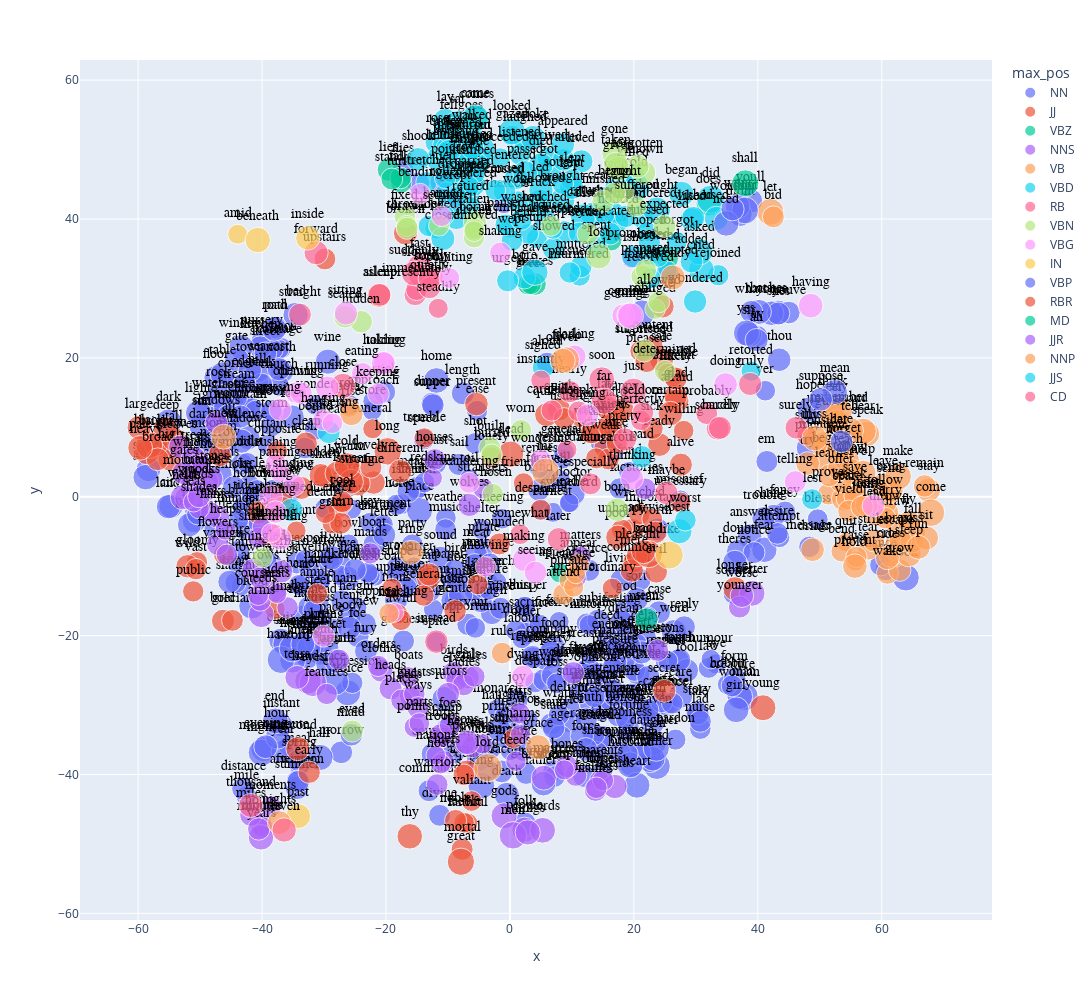

The notebook cell this image was saved under:
### Code cell
px.scatter(OTHERS_COORDS.reset_index().sample(1000), 
           'x', 'y', 
           text='term_str', 
           color='max_pos', 
           hover_name='term_str',          
           size='logn',           
           height=1000, width=1200).update_traces(
                mode='markers+text', 
                textfont=dict(color='black', size=14, family='Arial'),
                textposition='top center')

### Figure 1 — Plotly figure (JSON) as saved in the notebook; plotly's stock layout.template omitted (floating-point values rounded to 4 significant figures; data arrays with more than 128 entries replaced by an {"elided": "..."} marker saying what was removed)
{"data": [{"hovertemplate": "<b>%{hovertext}</b><br><br>max_pos=NN<br>x=%{x}<br>y=%{y}<br>logn=%{marker.size}<br>term_str=%{text}<extra></extra>", "hovertext": {"elided": "428 str values"}, "legendgroup": "NN", "marker": {"color": "#636efa", "size": {"elided": "428 float values"}, "sizemode": "area", "sizeref": 0.02104, "symbol": "circle"}, "mode": "markers+text", "name": "NN", "orientation": "v", "showlegend": true, "text": {"elided": "428 str values"}, "textfont": {"color": "black", "family": "Arial", "size": 14}, "textposition": "top center", "type": "scatter", "x": {"elided": "428 float values"}, "xaxis": "x", "y": {"elided": "428 float values"}, "yaxis": "y"}, {"hovertemplate": "<b>%{hovertext}</b><br><br>max_pos=JJ<br>x=%{x}<br>y=%{y}<br>logn=%{marker.size}<br>term_str=%{text}<extra></extra>", "hovertext": ["mere", "necessary", "fatal", "eager", "weak", "faithful", "quick", "fine", "fat", "safe", "green", "broken", "afraid", "quiet", "awful", "glad", "impossible", "high", "alive", "feeble", "hard", "grim", "common", "evil", "heavy", "long", "able", "gloomy", "sad", "radiant", "strong", "bold", "ordinary", "slight", "stern", "hungry", "difficult", "mortal", "wretched", "slow", "unhappy", "silent", "narrow", "content", "certain", "public", "bright", "huge", "silly", "surprised", "native", "likely", "upstairs", "usual", "various", "superior", "pleasant", "tall", "desperate", "tired", "ancient", "funeral", "deep", "wild", "clean", "dangerous", "sharp", "lofty", "black", "dead", "second", "large", "poor", "secret", "ample", "valiant", "deadly", "yellow", "young", "present", "friendly", "weary", "important", "brazen", "worth", "general", "opposite", "sudden", "keen", "ready", "lonely", "broad", "equal", "good", "warm", "rich", "angry", "wounded", "different", "anxious", "hot", "vast", "upper", "sick", "purple", "late", "noble", "willing", "pleased", "sweet", "gentle", "grecian", "happy", "early", "nice", "great", "forgive", "cool", "tremble", "thy", "bad", "cold", "natural", "pale", "lovely", "brown"], "legendgroup": "JJ", "marker": {"color": "#EF553B", "size": [4.913, 4.625, 4.331, 4.543, 5.308, 4.533, 5.707, 5.823, 5.775, 6.096, 6.608, 6.157, 6.116, 6.028, 4.691, 5.849, 4.431, 7.068, 5.591, 4.466, 6.924, 4.654, 5.73, 5.421, 6.333, 7.976, 5.684, 4.718, 5.704, 4.007, 6.678, 5.576, 4.277, 4.431, 5.142, 5.088, 4.605, 5.112, 4.883, 5.525, 4.754, 5.927, 5.572, 4.543, 6.356, 4.779, 6.05, 5.72, 4.304, 4.934, 4.431, 5.389, 5.05, 4.977, 4.635, 4.234, 5.037, 6.131, 4.585, 5.476, 5.159, 4.234, 6.619, 5.771, 5.407, 4.942, 5.684, 4.407, 7.605, 7.319, 6.052, 6.209, 6.349, 5.595, 4.419, 4.511, 4.29, 5.529, 7.128, 5.883, 4.357, 5.043, 4.543, 4.369, 5.242, 4.771, 4.615, 5.74, 4.094, 5.823, 4.682, 5.46, 4.898, 7.823, 5.841, 5.565, 5.714, 5.1, 5.778, 5.106, 6.333, 4.844, 4.511, 5.17, 5.004, 6.043, 5.147, 4.454, 5.602, 6.454, 5.318, 5.011, 5.565, 5.252, 4.718, 7.836, 5.017, 4.963, 4.407, 6.864, 6.087, 6.846, 4.673, 6.45, 5.03, 5.835], "sizemode": "area", "sizeref": 0.02104, "symbol": "circle"}, "mode": "markers+text", "name": "JJ", "orientation": "v", "showlegend": true, "text": ["mere", "necessary", "fatal", "eager", "weak", "faithful", "quick", "fine", "fat", "safe", "green", "broken", "afraid", "quiet", "awful", "glad", "impossible", "high", "alive", "feeble", "hard", "grim", "common", "evil", "heavy", "long", "able", "gloomy", "sad", "radiant", "strong", "bold", "ordinary", "slight", "stern", "hungry", "difficult", "mortal", "wretched", "slow", "unhappy", "silent", "narrow", "content", "certain", "public", "bright", "huge", "silly", "surprised", "native", "likely", "upstairs", "usual", "various", "superior", "pleasant", "tall", "desperate", "tired", "ancient", "funeral", "deep", "wild", "clean", "dangerous", "sharp", "lofty", "black", "dead", "second", "large", "poor", "secret", "ample", "valiant", "deadly", "yellow", "young", "present", "friendly", "weary", "important", "brazen", "worth", "general", "opposite", "sudden", "keen", "ready", "lonely", "broad", "equal", "good", "warm", "rich", "angry", "wounded", "different", "anxious", "hot", "vast", "upper", "sick", "purple", "late", "noble", "willing", "pleased", "sweet", "gentle", "grecian", "happy", "early", "nice", "great", "forgive", "cool", "tremble", "thy", "bad", "cold", "natural", "pale", "lovely", "brown"], "textfont": {"color": "black", "family": "Arial", "size": 14}, "textposition": "top center", "type": "scatter", "x": [19.97, 27.51, -18.12, -27.72, 15.35, -6.843, 7.923, -22.0, -13.18, 24.46, -54.62, -16.85, 26.95, 5.912, -17.57, 26.75, 25.48, -54.73, 27.58, -7.409, 16.81, -28.63, 19.66, 23.6, -58.58, -19.72, 24.62, -50.49, 19.75, -34.47, -24.56, -46.31, 16.52, -5.196, -27.31, 11.63, 26.32, -7.717, 20.88, -33.65, 18.06, -21.13, -46.82, 23.05, 25.88, -51.11, -57.17, -40.55, 47.93, 21.09, -37.93, 26.78, -29.86, 8.743, -46.15, 0.5436, 20.52, -54.25, 4.944, 13.29, -6.943, -22.14, -55.55, -52.01, -32.9, 15.9, -29.85, -39.44, -58.21, 0.1017, -34.23, -59.83, 17.43, 24.91, -31.07, -6.184, -29.79, -36.82, 40.83, -5.411, 2.185, 13.13, 22.96, -37.97, 23.51, -13.94, -37.58, -30.53, -26.94, 24.12, -3.022, -56.84, -7.442, 22.39, -25.85, -13.07, 16.31, -1.71, -17.71, 15.88, -27.86, -50.67, -19.06, 22.95, -38.27, 15.65, -8.774, 28.04, 22.04, -25.63, -8.85, -44.78, 18.14, -32.39, 17.27, -7.915, 54.0, -27.1, -13.81, -16.17, 21.54, -26.28, 13.91, -59.67, -22.43, -36.79], "xaxis": "x", "y": [-9.431, -0.8427, -16.87, -1.661, 7.139, -47.03, 12.58, 2.042, -11.78, 19.72, 7.267, 37.98, 13.79, 11.82, -17.76, 14.51, 17.75, 5.526, 4.621, -46.93, 11.62, -3.819, -10.62, -10.81, 6.381, 6.535, 27.41, -9.421, -4.798, -4.891, 1.94, -17.86, -13.17, -12.65, -3.814, 11.43, 17.34, -50.78, -2.501, 1.267, -4.743, 28.99, 6.001, 21.64, 11.98, -13.63, 7.508, -2.31, 8.782, 21.0, -16.19, 17.03, 34.24, 11.27, -8.298, -34.82, -8.499, 8.293, -1.871, 9.298, -39.51, 9.789, 9.721, -10.01, 7.693, 5.429, 2.882, -5.603, 7.425, 6.128, -36.28, 9.962, -5.841, -27.96, -13.95, -43.82, -2.4, 0.2376, -30.39, 13.35, 1.994, 9.195, -3.199, -5.439, -5.128, -14.23, 6.594, 3.106, -0.9512, 7.494, 5.683, 5.396, -40.04, -8.261, 4.02, -11.19, 9.779, -6.796, 3.681, 10.19, 3.364, -10.43, -13.23, 9.84, -1.806, 12.84, -46.62, 9.52, 19.54, 2.165, -16.44, -17.8, 12.6, -39.67, 7.648, -52.56, 5.491, -0.7076, 8.469, -48.9, -7.91, 4.509, 5.529, 7.038, 4.234, -1.646], "yaxis": "y"}, {"hovertemplate": "<b>%{hovertext}</b><br><br>max_pos=VBZ<br>x=%{x}<br>y=%{y}<br>logn=%{marker.size}<br>term_str=%{text}<extra></extra>", "hovertext": ["lies", "turns", "makes", "sees", "wants", "gives", "does", "means", "falls", "comes", "stands", "goes", "appears", "looks"], "legendgroup": "VBZ", "marker": {"color": "#00cc96", "size": [5.649, 4.804, 5.407, 4.564, 5.361, 4.605, 6.664, 5.613, 4.905, 5.805, 5.024, 5.1, 4.19, 5.333], "sizemode": "area", "sizeref": 0.02104, "symbol": "circle"}, "mode": "markers+text", "name": "VBZ", "orientation": "v", "showlegend": true, "text": ["lies", "turns", "makes", "sees", "wants", "gives", "does", "means", "falls", "comes", "stands", "goes", "appears", "looks"], "textfont": {"color": "black", "family": "Arial", "size": 14}, "textposition": "top center", "type": "scatter", "x": [-19.56, -17.55, 4.043, 2.898, 25.37, 3.384, 32.06, 22.04, -17.65, -5.461, -19.06, -6.36, 8.022, 16.28], "xaxis": "x", "y": [47.08, 45.24, 30.63, 30.56, 34.31, 30.61, 42.24, -17.67, 45.91, 54.72, 45.76, 53.16, -10.97, 37.0], "yaxis": "y"}, {"hovertemplate": "<b>%{hovertext}</b><br><br>max_pos=NNS<br>x=%{x}<br>y=%{y}<br>logn=%{marker.size}<br>term_str=%{text}<extra></extra>", "hovertext": ["brothers", "hands", "flames", "towers", "rocks", "shields", "gods", "counsels", "branches", "people", "redskins", "sides", "hours", "eyes", "wings", "dreams", "maids", "darts", "woods", "tears", "flowers", "clothes", "troops", "matters", "powers", "warriors", "stars", "leaves", "trees", "men", "heads", "arms", "mountains", "birds", "questions", "houses", "toils", "beds", "ranks", "months", "chiefs", "stories", "names", "shades", "friends", "miles", "years", "limbs", "charms", "girls", "places", "hopes", "steeds", "windows", "companions", "elves", "guests", "ships", "boats", "wolves", "gifts", "points", "ladies", "deeds", "orders", "strangers", "bones", "words", "sorrows", "lights", "things", "hosts", "fields", "foes", "seats", "stones", "nations", "walls", "tales", "woes", "ways", "spirits", "heroes", "suitors", "gates", "parts", "feelings", "moments", "features", "rings", "seas", "heaps", "shadows", "sons", "lands", "coursers", "wishes", "arrows", "minutes"], "legendgroup": "NNS", "marker": {"color": "#ab63fa", "size": [6.564, 7.336, 5.727, 5.455, 5.118, 4.691, 7.168, 4.025, 4.92, 6.715, 3.932, 4.905, 5.613, 7.928, 5.357, 5.268, 4.682, 3.932, 5.357, 6.087, 5.328, 5.68, 4.7, 4.718, 5.043, 4.942, 5.587, 5.805, 6.524, 7.953, 5.598, 7.032, 5.746, 5.476, 5.1, 4.977, 4.205, 4.654, 4.522, 4.718, 4.836, 4.942, 5.328, 4.454, 6.261, 5.198, 6.846, 4.852, 4.205, 5.606, 5.209, 4.796, 5.037, 5.347, 5.03, 5.142, 4.898, 6.004, 4.554, 5.565, 4.727, 4.477, 5.193, 4.369, 4.754, 4.625, 5.451, 7.0, 4.248, 4.691, 6.707, 4.331, 5.628, 4.828, 4.159, 5.505, 4.025, 6.649, 4.86, 4.094, 5.094, 4.875, 5.13, 5.533, 5.762, 4.533, 4.913, 4.727, 4.745, 4.852, 4.407, 4.394, 5.481, 6.286, 5.464, 4.691, 4.357, 5.366, 5.338], "sizemode": "area", "sizeref": 0.02104, "symbol": "circle"}, "mode": "markers+text", "name": "NNS", "orientation": "v", "showlegend": true, "text": ["brothers", "hands", "flames", "towers", "rocks", "shields", "gods", "counsels", "branches", "people", "redskins", "sides", "hours", "eyes", "wings", "dreams", "maids", "darts", "woods", "tears", "flowers", "clothes", "troops", "matters", "powers", "warriors", "stars", "leaves", "trees", "men", "heads", "arms", "mountains", "birds", "questions", "houses", "toils", "beds", "ranks", "months", "chiefs", "stories", "names", "shades", "friends", "miles", "years", "limbs", "charms", "girls", "places", "hopes", "steeds", "windows", "companions", "elves", "guests", "ships", "boats", "wolves", "gifts", "points", "ladies", "deeds", "orders", "strangers", "bones", "words", "sorrows", "lights", "things", "hosts", "fields", "foes", "seats", "stones", "nations", "walls", "tales", "woes", "ways", "spirits", "heroes", "suitors", "gates", "parts", "feelings", "moments", "features", "rings", "seas", "heaps", "shadows", "sons", "lands", "coursers", "wishes", "arrows", "minutes"], "textfont": {"color": "black", "family": "Arial", "size": 14}, "textposition": "top center", "type": "scatter", "x": [5.464, -32.6, -47.13, -41.4, -49.27, -40.64, -0.9491, 14.44, -48.76, 2.346, -12.45, -37.77, -40.24, -31.8, -36.87, 10.21, -22.52, -40.02, -50.61, -34.38, -47.13, -20.75, -10.9, 11.44, -6.084, -11.74, -50.4, -53.18, -51.05, 0.4825, -19.26, -40.12, -51.23, -9.099, 23.83, -12.13, -4.448, -16.14, -48.29, -39.96, -10.66, 21.82, 13.82, -50.16, 16.93, -41.82, -40.16, -35.88, 1.682, -6.796, -17.43, 15.01, -40.29, -50.37, 10.64, -8.565, -15.44, -11.17, -16.43, -6.534, 1.534, -15.42, -7.468, 0.9624, -21.27, -4.293, 9.196, 5.276, 8.763, -49.87, 2.869, -11.17, -52.23, -9.669, -37.58, -48.15, -11.97, -52.78, -5.743, 10.73, -14.83, -27.59, -7.313, -9.977, -52.66, -14.61, 13.94, -38.58, -29.57, -45.68, -51.05, -45.93, -47.36, -6.87, -50.18, -40.62, 19.67, -40.25, -40.53], "xaxis": "x", "y": [-40.46, -26.52, -2.863, -10.51, 0.7426, -5.915, -45.95, -40.8, 2.228, -47.95, 2.725, -13.63, -47.01, -26.81, -10.79, -25.36, -8.155, -4.349, 0.775, -26.02, -6.842, -25.03, -34.63, -8.655, -36.0, -41.44, 5.296, 7.176, 5.471, -48.75, -27.59, -16.99, 1.948, -25.37, -22.12, 5.365, -35.58, -28.67, -2.226, -47.59, -38.1, 1.146, -42.24, -1.71, -41.72, -45.85, -49.05, -15.95, -34.23, -26.02, -29.29, -40.84, -14.91, 4.598, -40.13, -26.4, -28.41, -34.41, -25.96, -1.196, -31.17, -33.17, -27.07, -38.09, -24.36, 1.18, -38.83, -48.03, -39.34, 4.436, -48.34, -38.45, -0.1559, -32.89, -13.95, 2.565, -37.23, -0.07555, -25.88, -11.69, -30.36, -23.48, -35.55, -28.39, 3.419, -32.6, -41.91, -44.58, -28.4, -8.36, -0.7306, -4.776, 10.66, -35.38, 0.0584, -14.14, 34.34, -11.71, -47.83], "yaxis": "y"}, {"hovertemplate": "<b>%{hovertext}</b><br><br>max_pos=VB<br>x=%{x}<br>y=%{y}<br>logn=%{marker.size}<br>term_str=%{text}<extra></extra>", "hovertext": ["speak", "hear", "prove", "attend", "bear", "tear", "draw", "wake", "stay", "remember", "save", "spare", "leave", "rule", "prevent", "fall", "grow", "seek", "pursue", "carry", "escape", "follow", "serve", "tell", "teach", "allow", "appear", "think", "feel", "offer", "guess", "understand", "beg", "lead", "yield", "quit", "learn", "bend", "cross", "send", "consider", "sleep", "fly", "pass", "stop", "ride", "raise", "sit", "come", "throw", "forget", "strike", "mention", "bring", "prepare", "hurt", "make", "hold", "break", "let", "remain", "pour", "engage", "meet", "drink", "bid", "rise", "run", "join", "try", "say", "help"], "legendgroup": "VB", "marker": {"color": "#FFA15A", "size": [6.645, 7.198, 5.037, 4.844, 6.561, 4.82, 5.198, 5.187, 6.172, 6.353, 5.903, 5.209, 6.891, 5.004, 4.29, 6.323, 5.342, 5.247, 4.043, 5.288, 5.1, 5.645, 5.46, 7.594, 4.682, 4.71, 4.883, 7.573, 6.513, 5.366, 4.745, 5.889, 5.017, 5.352, 5.204, 4.143, 5.328, 4.796, 5.268, 6.284, 4.787, 6.553, 5.799, 5.948, 5.908, 6.009, 4.771, 6.021, 8.066, 4.927, 5.533, 5.024, 4.585, 6.418, 4.263, 5.793, 7.555, 6.372, 5.493, 7.636, 5.333, 4.29, 4.007, 5.635, 5.919, 5.088, 5.714, 6.091, 5.366, 5.894, 7.775, 6.641], "sizemode": "area", "sizeref": 0.02104, "symbol": "circle"}, "mode": "markers+text", "name": "VB", "orientation": "v", "showlegend": true, "text": ["speak", "hear", "prove", "attend", "bear", "tear", "draw", "wake", "stay", "remember", "save", "spare", "leave", "rule", "prevent", "fall", "grow", "seek", "pursue", "carry", "escape", "follow", "serve", "tell", "teach", "allow", "appear", "think", "feel", "offer", "guess", "understand", "beg", "lead", "yield", "quit", "learn", "bend", "cross", "send", "consider", "sleep", "fly", "pass", "stop", "ride", "raise", "sit", "come", "throw", "forget", "strike", "mention", "bring", "prepare", "hurt", "make", "hold", "break", "let", "remain", "pour", "engage", "meet", "drink", "bid", "rise", "run", "join", "try", "say", "help"], "textfont": {"color": "black", "family": "Arial", "size": 14}, "textposition": "top center", "type": "scatter", "x": [57.63, 57.01, 51.4, 8.637, 53.9, 57.81, 62.27, 60.92, 67.54, 53.05, 55.61, 54.45, 60.25, -1.262, 55.74, 65.1, 62.89, 55.7, 9.503, 60.9, 62.36, 60.53, 55.23, 54.89, 54.71, 55.09, 11.05, 52.02, 52.02, 53.41, 51.63, 52.8, 50.29, 58.86, 54.68, 54.29, 51.52, 53.52, 61.41, 61.19, 50.68, 64.37, 64.44, 64.87, 53.13, 60.9, 55.91, 67.23, 67.93, 60.56, 53.91, 58.7, 50.33, 61.47, 10.29, 52.89, 62.62, 55.66, 63.01, 42.03, 66.91, -25.91, 10.63, 57.57, 48.83, 42.51, -25.57, 65.9, 56.83, 48.05, 53.09, 57.04], "xaxis": "x", "y": [9.047, 9.436, 0.3877, -14.05, -0.2855, -7.57, -3.84, -11.01, 0.9664, 10.87, 0.9025, -0.2857, 1.558, -22.52, -9.255, -5.168, -10.57, 0.07735, -12.04, -2.228, -6.528, -0.9291, 3.381, 9.493, 5.198, 3.978, -9.776, 12.97, 12.37, 2.197, 10.68, 10.84, 5.229, -2.544, -2.08, -6.564, 3.065, -7.856, -8.526, 0.7117, 7.85, -8.298, -3.689, -6.398, 3.992, -8.782, -8.669, -5.941, -2.295, -3.068, 6.621, -6.366, 7.331, 0.9602, -13.01, 6.48, 2.907, -9.992, -6.324, 41.01, 1.551, 12.9, -11.12, -1.196, -7.625, 40.3, 11.91, -7.275, -1.469, 4.79, 12.32, 3.44], "yaxis": "y"}, {"hovertemplate": "<b>%{hovertext}</b><br><br>max_pos=VBD<br>x=%{x}<br>y=%{y}<br>logn=%{marker.size}<br>term_str=%{text}<extra></extra>", "hovertext": ["gazed", "flew", "wondered", "bore", "remembered", "brought", "spread", "shut", "began", "resumed", "listened", "beheld", "rose", "urged", "got", "stretched", "dropped", "hurried", "interrupted", "watched", "murmured", "trembled", "sank", "held", "lay", "changed", "spent", "rejoined", "thought", "guessed", "entered", "broke", "struck", "returned", "wandered", "laughed", "woke", "cried", "lived", "killed", "obeyed", "muttered", "kept", "told", "proceeded", "turned", "lit", "slept", "hoped", "ordered", "called", "asked", "drove", "spoke", "noticed", "resolved", "wept", "sprang", "pointed", "arrived", "ceased", "died", "carried", "forgot", "followed", "showed", "gave", "played", "touched", "did", "rolled", "added", "addressed", "crossed", "learned", "waited", "paused", "wore", "repeated", "handed", "sat", "appeared", "passed", "walked", "cut", "pursued", "rode", "flung", "sought", "ran", "won", "covered", "climbed", "drew", "tied", "faded", "rushed", "sighed", "shook", "fell", "came", "slipped", "liked", "retorted", "closed", "led", "retired", "used", "crept", "washed", "threw", "discovered", "paid", "looked", "wished", "started", "promised", "descended"], "legendgroup": "VBD", "marker": {"color": "#19d3f3", "size": [4.812, 5.69, 5.781, 5.403, 6.045, 6.864, 5.557, 5.73, 6.851, 4.605, 5.236, 4.585, 6.711, 5.142, 7.149, 4.82, 5.438, 4.997, 4.454, 5.991, 4.804, 4.369, 4.511, 6.471, 6.73, 5.198, 4.92, 4.779, 7.876, 4.094, 5.707, 5.903, 5.765, 6.48, 4.317, 6.256, 5.236, 6.92, 5.638, 6.261, 4.143, 5.236, 6.34, 7.678, 4.369, 7.209, 4.86, 5.204, 5.215, 4.511, 6.928, 7.394, 5.159, 6.592, 4.898, 4.718, 4.828, 4.828, 5.613, 5.037, 4.533, 6.288, 5.802, 4.635, 6.227, 5.455, 7.318, 5.037, 5.649, 8.388, 5.182, 5.46, 4.19, 5.38, 5.187, 5.438, 4.762, 5.841, 5.352, 5.136, 6.98, 5.823, 6.449, 6.122, 6.413, 4.812, 6.118, 5.17, 4.883, 6.418, 5.394, 5.756, 5.416, 6.37, 4.804, 4.787, 4.654, 5.13, 5.914, 6.856, 7.87, 5.037, 5.846, 4.344, 6.089, 6.246, 4.19, 6.182, 4.82, 4.956, 5.829, 4.511, 5.278, 7.669, 5.565, 5.58, 5.541, 4.585], "sizemode": "area", "sizeref": 0.02104, "symbol": "circle"}, "mode": "markers+text", "name": "VBD", "orientation": "v", "showlegend": true, "text": ["gazed", "flew", "wondered", "bore", "remembered", "brought", "spread", "shut", "began", "resumed", "listened", "beheld", "rose", "urged", "got", "stretched", "dropped", "hurried", "interrupted", "watched", "murmured", "trembled", "sank", "held", "lay", "changed", "spent", "rejoined", "thought", "guessed", "entered", "broke", "struck", "returned", "wandered", "laughed", "woke", "cried", "lived", "killed", "obeyed", "muttered", "kept", "told", "proceeded", "turned", "lit", "slept", "hoped", "ordered", "called", "asked", "drove", "spoke", "noticed", "resolved", "wept", "sprang", "pointed", "arrived", "ceased", "died", "carried", "forgot", "followed", "showed", "gave", "played", "touched", "did", "rolled", "added", "addressed", "crossed", "learned", "waited", "paused", "wore", "repeated", "handed", "sat", "appeared", "passed", "walked", "cut", "pursued", "rode", "flung", "sought", "ran", "won", "covered", "climbed", "drew", "tied", "faded", "rushed", "sighed", "shook", "fell", "came", "slipped", "liked", "retorted", "closed", "led", "retired", "used", "crept", "washed", "threw", "discovered", "paid", "looked", "wished", "started", "promised", "descended"], "textfont": {"color": "black", "family": "Arial", "size": 14}, "textposition": "top center", "type": "scatter", "x": [0.3752, -8.936, 29.88, 2.326, 21.33, 8.419, -29.24, -4.625, 27.67, 4.351, 1.609, 2.947, -11.67, -0.371, 6.302, -13.46, -7.937, -6.039, 25.34, 8.744, 11.23, -0.08, -7.78, -11.54, -10.41, 16.76, 13.98, 33.61, 23.69, 22.13, 0.9637, -10.55, 4.594, 13.43, -6.454, 2.478, 1.293, 30.88, 11.53, 19.93, 22.54, 11.45, 9.983, 20.43, -1.56, -7.479, -12.0, 9.998, 22.5, 23.95, 11.79, 30.6, -7.272, 3.698, 17.46, 22.62, 0.3185, -8.022, -9.278, 6.171, 15.53, 4.995, -5.799, 26.91, 4.854, 7.07, 4.02, 11.2, 5.722, 32.41, -10.23, 29.3, 6.943, -0.8784, 18.71, 8.672, -0.7041, -8.645, 16.21, -10.75, -8.425, 8.538, 2.46, -6.043, -4.366, 9.653, -5.387, -10.23, 8.531, -6.698, 17.15, -35.29, -5.773, -9.95, -10.46, -13.1, -6.706, 5.385, -14.83, -9.892, -5.562, -6.684, 29.34, 38.92, -10.82, 5.008, -6.344, 33.3, -8.563, 1.843, -9.828, 15.29, 21.29, 0.3325, 29.59, -6.073, 19.86, -2.376], "xaxis": "x", "y": [51.96, 50.76, 28.11, 31.55, 40.37, 42.65, 9.301, 48.65, 43.59, 37.23, 49.35, 37.83, 51.08, 31.09, 46.52, 45.29, 44.58, 49.07, 32.52, 38.04, 31.85, 38.69, 48.36, 48.65, 54.1, 40.82, 35.98, 31.91, 41.19, 38.22, 45.9, 50.68, 42.05, 40.64, 43.61, 51.34, 42.46, 32.7, 48.3, 46.29, 34.79, 33.13, 44.58, 44.54, 48.78, 50.18, 38.68, 45.63, 36.61, 34.54, 40.35, 35.29, 47.13, 51.68, 39.66, 31.43, 36.88, 49.51, 46.76, 48.85, 43.22, 47.76, 45.0, 36.68, 42.56, 35.69, 32.32, 37.97, 39.79, 42.84, 43.73, 33.86, 38.52, 44.0, 40.37, 48.51, 39.18, 40.17, 37.89, 40.56, 53.76, 50.71, 46.61, 51.53, 50.08, 32.29, 47.8, 48.89, 45.05, 51.34, 44.68, -1.917, 46.6, 50.14, 45.9, 38.99, 48.47, 18.62, 48.59, 52.83, 54.5, 44.62, 39.93, 18.09, 37.16, 44.14, 41.8, 40.08, 43.12, 39.92, 49.74, 40.66, 5.759, 52.6, 40.16, 50.23, 34.62, 44.18], "yaxis": "y"}, {"hovertemplate": "<b>%{hovertext}</b><br><br>max_pos=RB<br>x=%{x}<br>y=%{y}<br>logn=%{marker.size}<br>term_str=%{text}<extra></extra>", "hovertext": ["forward", "close", "pretty", "soon", "later", "especially", "perfectly", "presently", "surely", "seldom", "fast", "deeply", "nearly", "steadily", "carefully", "immediately", "maybe", "just", "somewhat", "slowly", "instantly", "instead", "scarcely", "hastily", "asleep", "truly", "generally", "suddenly", "quietly", "straight", "far", "softly", "probably", "hardly"], "legendgroup": "RB", "marker": {"color": "#FF6692", "size": [6.151, 6.668, 5.69, 7.066, 5.568, 5.069, 4.407, 5.159, 5.442, 4.89, 5.961, 4.522, 5.231, 4.234, 4.787, 4.934, 5.71, 7.351, 4.394, 5.869, 4.304, 5.864, 5.687, 4.511, 5.472, 5.645, 4.143, 6.405, 5.147, 5.493, 7.21, 5.468, 5.069, 5.58], "sizemode": "area", "sizeref": 0.02104, "symbol": "circle"}, "mode": "markers+text", "name": "RB", "orientation": "v", "showlegend": true, "text": ["forward", "close", "pretty", "soon", "later", "especially", "perfectly", "presently", "surely", "seldom", "fast", "deeply", "nearly", "steadily", "carefully", "immediately", "maybe", "just", "somewhat", "slowly", "instantly", "instead", "scarcely", "hastily", "asleep", "truly", "generally", "suddenly", "quietly", "straight", "far", "softly", "probably", "hardly"], "textfont": {"color": "black", "family": "Arial", "size": 14}, "textposition": "top center", "type": "scatter", "x": [-31.27, -26.95, 18.55, 14.82, 7.866, 13.0, 21.11, -15.31, 46.21, 21.47, -14.62, 11.05, 9.661, -11.57, 6.747, -15.08, 25.24, 19.93, 1.658, -14.46, 4.984, -11.87, 33.53, -12.43, -21.03, 38.75, 9.217, -15.51, -12.96, -33.89, 15.24, -12.98, 31.76, 33.87], "xaxis": "x", "y": [35.14, 15.97, 8.256, 16.85, -6.095, 1.856, 11.0, 29.1, 9.935, 12.13, 33.23, 12.31, 15.14, 27.13, 12.41, 29.81, 0.5257, 15.18, -5.417, 31.88, 16.78, -20.87, 9.831, 31.68, 29.08, 16.24, 6.764, 32.16, 30.11, 26.23, 13.76, 31.4, 11.97, 9.924], "yaxis": "y"}, {"hovertemplate": "<b>%{hovertext}</b><br><br>max_pos=VBN<br>x=%{x}<br>y=%{y}<br>logn=%{marker.size}<br>term_str=%{text}<extra></extra>", "hovertext": ["forced", "fallen", "obliged", "finished", "removed", "known", "chosen", "lost", "taught", "born", "frightened", "fixed", "roused", "thrown", "begun", "forgotten", "worn", "allowed", "gone", "expected", "mingled", "given", "prepared", "settled", "built", "borne", "determined", "suffered", "locked", "drawn", "driven", "hidden", "seated", "eyed", "buried", "taken"], "legendgroup": "VBN", "marker": {"color": "#B6E880", "size": [5.118, 5.656, 4.419, 5.13, 4.771, 6.201, 4.787, 6.673, 5.075, 5.717, 5.357, 4.852, 4.431, 4.804, 5.03, 5.69, 4.787, 4.997, 7.024, 5.366, 4.344, 6.389, 4.779, 4.868, 5.094, 4.585, 4.7, 4.419, 4.625, 5.118, 4.564, 5.342, 5.366, 5.159, 4.812, 6.628], "sizemode": "area", "sizeref": 0.02104, "symbol": "circle"}, "mode": "markers+text", "name": "VBN", "orientation": "v", "showlegend": true, "text": ["forced", "fallen", "obliged", "finished", "removed", "known", "chosen", "lost", "taught", "born", "frightened", "fixed", "roused", "thrown", "begun", "forgotten", "worn", "allowed", "gone", "expected", "mingled", "given", "prepared", "settled", "built", "borne", "determined", "suffered", "locked", "drawn", "driven", "hidden", "seated", "eyed", "buried", "taken"], "textfont": {"color": "black", "family": "Arial", "size": 14}, "textposition": "top center", "type": "scatter", "x": [21.31, -5.64, 23.42, 15.02, -5.804, 21.57, -2.757, 14.34, 18.25, 17.25, 21.67, -16.96, 6.644, -16.63, 16.91, 20.59, 1.783, 24.02, 16.91, 24.96, -39.91, 17.51, 21.95, 12.56, -3.268, -5.685, 25.0, 20.44, -11.45, -16.58, -5.782, -23.99, -26.6, -25.43, -2.951, 17.1], "xaxis": "x", "y": [31.74, 39.54, 27.02, 42.56, 37.36, 46.66, 0.3678, 34.61, 43.76, -1.869, 21.03, 40.33, 38.99, 38.98, 43.72, 47.57, 9.586, 28.06, 49.43, 38.96, -8.777, 47.23, 32.65, 37.82, 7.044, 38.58, 18.12, 41.79, 39.03, 38.66, 38.25, 25.2, 25.92, -33.75, 6.06, 47.82], "yaxis": "y"}, {"hovertemplate": "<b>%{hovertext}</b><br><br>max_pos=VBG<br>x=%{x}<br>y=%{y}<br>logn=%{marker.size}<br>term_str=%{text}<extra></extra>", "hovertext": ["eating", "wandering", "bending", "burning", "rushing", "hanging", "having", "opening", "approaching", "passing", "trembling", "getting", "panting", "shining", "sounding", "shaking", "showing", "darling", "coming", "doing", "running", "dying", "setting", "crying", "keeping", "thinking", "singing", "holding", "sing", "making", "telling", "going", "taking", "putting", "pointing", "sitting", "wondering", "gathering", "seeing", "drawing"], "legendgroup": "VBG", "marker": {"color": "#FF97FF", "size": [4.875, 4.673, 4.477, 5.753, 4.745, 4.71, 6.452, 4.836, 4.22, 5.263, 5.278, 5.521, 4.159, 5.342, 4.094, 5.017, 4.5, 5.602, 6.555, 5.916, 5.835, 5.352, 4.466, 5.204, 4.97, 5.71, 5.118, 5.283, 5.257, 6.033, 5.17, 7.095, 5.938, 5.106, 4.533, 5.784, 5.094, 4.477, 5.384, 5.13], "sizemode": "area", "sizeref": 0.02104, "symbol": "circle"}, "mode": "markers+text", "name": "VBG", "orientation": "v", "showlegend": true, "text": ["eating", "wandering", "bending", "burning", "rushing", "hanging", "having", "opening", "approaching", "passing", "trembling", "getting", "panting", "shining", "sounding", "shaking", "showing", "darling", "coming", "doing", "running", "dying", "setting", "crying", "keeping", "thinking", "singing", "holding", "sing", "making", "telling", "going", "taking", "putting", "pointing", "sitting", "wondering", "gathering", "seeing", "drawing"], "textfont": {"color": "black", "family": "Arial", "size": 14}, "textposition": "top center", "type": "scatter", "x": [-23.82, -6.586, -14.5, -38.53, -37.79, -30.14, 48.52, -34.53, -18.74, -37.08, -37.04, 18.29, -37.13, -37.84, -38.5, -1.526, -3.925, 10.42, 19.25, 34.8, -29.47, 2.082, -11.03, 12.55, -21.22, 19.7, -34.85, -20.21, 58.63, 2.323, 46.04, 19.46, -20.45, -30.06, -9.766, -26.46, 4.974, -28.65, 4.124, -33.68], "xaxis": "x", "y": [17.78, 2.022, 43.65, 0.04091, 4.737, 11.04, 27.52, 15.0, -16.67, 12.56, -6.055, 26.11, 3.496, -2.191, -5.195, 35.1, -10.08, 20.2, 26.1, 16.16, 15.69, -25.88, 40.39, 11.77, 14.78, 2.649, 1.651, 19.28, -1.326, -9.066, 2.162, 26.05, 19.2, -20.06, 31.5, 26.41, 5.235, 10.58, -10.91, 14.93], "yaxis": "y"}, {"hovertemplate": "<b>%{hovertext}</b><br><br>max_pos=IN<br>x=%{x}<br>y=%{y}<br>logn=%{marker.size}<br>term_str=%{text}<extra></extra>", "hovertext": ["inside", "amid", "like", "past", "beneath"], "legendgroup": "IN", "marker": {"color": "#FECB52", "size": [6.207, 4.19, 8.294, 6.457, 6.804], "sizemode": "area", "sizeref": 0.02104, "symbol": "circle"}, "mode": "markers+text", "name": "IN", "orientation": "v", "showlegend": true, "text": ["inside", "amid", "like", "past", "beneath"], "textfont": {"color": "black", "family": "Arial", "size": 14}, "textposition": "top center", "type": "scatter", "x": [-32.62, -43.93, 25.71, -34.16, -40.7], "xaxis": "x", "y": [37.26, 37.8, -8.394, -45.99, 36.96], "yaxis": "y"}, {"hovertemplate": "<b>%{hovertext}</b><br><br>max_pos=VBP<br>x=%{x}<br>y=%{y}<br>logn=%{marker.size}<br>term_str=%{text}<extra></extra>", "hovertext": ["mean", "suppose", "wont", "dont", "hate", "need", "wouldnt"], "legendgroup": "VBP", "marker": {"color": "#636efa", "size": [6.617, 5.852, 6.407, 7.59, 5.293, 6.875, 5.704], "sizemode": "area", "sizeref": 0.02104, "symbol": "circle"}, "mode": "markers+text", "name": "VBP", "orientation": "v", "showlegend": true, "text": ["mean", "suppose", "wont", "dont", "hate", "need", "wouldnt"], "textfont": {"color": "black", "family": "Arial", "size": 14}, "textposition": "top center", "type": "scatter", "x": [52.43, 50.14, 36.73, 37.94, 53.5, 34.91, 35.92], "xaxis": "x", "y": [15.07, 14.02, 41.8, 41.23, 7.954, 39.36, 41.4], "yaxis": "y"}, {"hovertemplate": "<b>%{hovertext}</b><br><br>max_pos=RBR<br>x=%{x}<br>y=%{y}<br>logn=%{marker.size}<br>term_str=%{text}<extra></extra>", "hovertext": ["longer"], "legendgroup": "RBR", "marker": {"color": "#EF553B", "size": [6.14], "sizemode": "area", "sizeref": 0.02104, "symbol": "circle"}, "mode": "markers+text", "name": "RBR", "orientation": "v", "showlegend": true, "text": ["longer"], "textfont": {"color": "black", "family": "Arial", "size": 14}, "textposition": "top center", "type": "scatter", "x": [36.31], "xaxis": "x", "y": [-13.25], "yaxis": "y"}, {"hovertemplate": "<b>%{hovertext}</b><br><br>max_pos=MD<br>x=%{x}<br>y=%{y}<br>logn=%{marker.size}<br>term_str=%{text}<extra></extra>", "hovertext": ["shall"], "legendgroup": "MD", "marker": {"color": "#00cc96", "size": [7.691], "sizemode": "area", "sizeref": 0.02104, "symbol": "circle"}, "mode": "markers+text", "name": "MD", "orientation": "v", "showlegend": true, "text": ["shall"], "textfont": {"color": "black", "family": "Arial", "size": 14}, "textposition": "top center", "type": "scatter", "x": [37.98], "xaxis": "x", "y": [45.13], "yaxis": "y"}, {"hovertemplate": "<b>%{hovertext}</b><br><br>max_pos=JJR<br>x=%{x}<br>y=%{y}<br>logn=%{marker.size}<br>term_str=%{text}<extra></extra>", "hovertext": ["better", "younger", "worse"], "legendgroup": "JJR", "marker": {"color": "#ab63fa", "size": [7.096, 5.198, 5.817], "sizemode": "area", "sizeref": 0.02104, "symbol": "circle"}, "mode": "markers+text", "name": "JJR", "orientation": "v", "showlegend": true, "text": ["better", "younger", "worse"], "textfont": {"color": "black", "family": "Arial", "size": 14}, "textposition": "top center", "type": "scatter", "x": [39.07, 37.05, 37.44], "xaxis": "x", "y": [-13.9, -15.87, -14.26], "yaxis": "y"}, {"hovertemplate": "<b>%{hovertext}</b><br><br>max_pos=NNP<br>x=%{x}<br>y=%{y}<br>logn=%{marker.size}<br>term_str=%{text}<extra></extra>", "hovertext": ["ring", "miss", "nights", "fixd", "lord", "mr", "wendy", "frodo", "grace", "oliver", "snow"], "legendgroup": "NNP", "marker": {"color": "#FFA15A", "size": [6.094, 6.829, 5.971, 4.344, 8.418, 7.968, 6.495, 6.935, 6.538, 6.646, 6.551], "sizemode": "area", "sizeref": 0.02104, "symbol": "circle"}, "mode": "markers+text", "name": "NNP", "orientation": "v", "showlegend": true, "text": ["ring", "miss", "nights", "fixd", "lord", "mr", "wendy", "frodo", "grace", "oliver", "snow"], "textfont": {"color": "black", "family": "Arial", "size": 14}, "textposition": "top center", "type": "scatter", "x": [-15.96, 49.18, -37.21, -19.52, -3.563, 5.733, 26.29, 9.153, 4.546, 8.51, -46.2], "xaxis": "x", "y": [-8.007, 8.432, -46.92, -16.8, -39.02, 3.583, 31.58, 19.74, -36.06, 19.58, 8.644], "yaxis": "y"}, {"hovertemplate": "<b>%{hovertext}</b><br><br>max_pos=JJS<br>x=%{x}<br>y=%{y}<br>logn=%{marker.size}<br>term_str=%{text}<extra></extra>", "hovertext": ["lest", "best", "worst"], "legendgroup": "JJS", "marker": {"color": "#19d3f3", "size": [4.615, 6.739, 4.934], "sizemode": "area", "sizeref": 0.02104, "symbol": "circle"}, "mode": "markers+text", "name": "JJS", "orientation": "v", "showlegend": true, "text": ["lest", "best", "worst"], "textfont": {"color": "black", "family": "Arial", "size": 14}, "textposition": "top center", "type": "scatter", "x": [48.75, 27.35, 28.31], "xaxis": "x", "y": [-0.3446, -4.962, -3.374], "yaxis": "y"}, {"hovertemplate": "<b>%{hovertext}</b><br><br>max_pos=CD<br>x=%{x}<br>y=%{y}<br>logn=%{marker.size}<br>term_str=%{text}<extra></extra>", "hovertext": ["seven", "thousand"], "legendgroup": "CD", "marker": {"color": "#FF6692", "size": [6.279, 6.133], "sizemode": "area", "sizeref": 0.02104, "symbol": "circle"}, "mode": "markers+text", "name": "CD", "orientation": "v", "showlegend": true, "text": ["seven", "thousand"], "textfont": {"color": "black", "family": "Arial", "size": 14}, "textposition": "top center", "type": "scatter", "x": [-36.43, -41.84], "xaxis": "x", "y": [-47.99, -44.45], "yaxis": "y"}], "layout": {"height": 1000, "legend": {"itemsizing": "constant", "title": {"text": "max_pos"}, "tracegroupgap": 0}, "margin": {"t": 60}, "width": 1200, "xaxis": {"anchor": "y", "autorange": true, "domain": [0, 1], "range": [-69.12, 77.49], "title": {"text": "x"}, "type": "linear"}, "yaxis": {"anchor": "x", "autorange": true, "domain": [0, 1], "range": [-60.95, 62.89], "title": {"text": "y"}, "type": "linear"}}}
